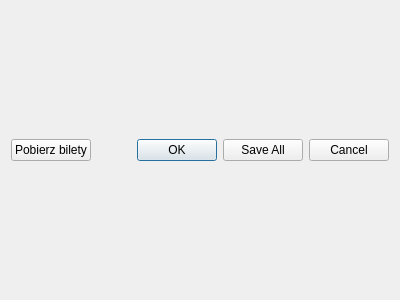
<?xml version="1.0" encoding="UTF-8"?>
<ui version="4.0">
 <class>ReservationDialog</class>
 <widget class="QDialog" name="ReservationDialog">
  <property name="geometry">
   <rect>
    <x>0</x>
    <y>0</y>
    <width>400</width>
    <height>300</height>
   </rect>
  </property>
  <property name="windowTitle">
   <string>Dialog</string>
  </property>
  <layout class="QVBoxLayout" name="verticalLayout">
   <item>
    <layout class="QGridLayout" name="grid">
     <property name="spacing">
      <number>2</number>
     </property>
    </layout>
   </item>
   <item>
    <layout class="QHBoxLayout" name="horizontalLayout">
     <property name="sizeConstraint">
      <enum>QLayout::SetDefaultConstraint</enum>
     </property>
     <item>
      <widget class="QPushButton" name="downloadDocumentButton">
       <property name="text">
        <string>Pobierz bilety</string>
       </property>
      </widget>
     </item>
     <item>
      <widget class="QDialogButtonBox" name="buttonBox">
       <property name="orientation">
        <enum>Qt::Horizontal</enum>
       </property>
       <property name="standardButtons">
        <set>QDialogButtonBox::Cancel|QDialogButtonBox::Ok|QDialogButtonBox::SaveAll</set>
       </property>
      </widget>
     </item>
    </layout>
   </item>
  </layout>
 </widget>
 <resources/>
 <connections>
  <connection>
   <sender>buttonBox</sender>
   <signal>accepted()</signal>
   <receiver>ReservationDialog</receiver>
   <slot>accept()</slot>
   <hints>
    <hint type="sourcelabel">
     <x>248</x>
     <y>254</y>
    </hint>
    <hint type="destinationlabel">
     <x>157</x>
     <y>274</y>
    </hint>
   </hints>
  </connection>
  <connection>
   <sender>buttonBox</sender>
   <signal>rejected()</signal>
   <receiver>ReservationDialog</receiver>
   <slot>reject()</slot>
   <hints>
    <hint type="sourcelabel">
     <x>316</x>
     <y>260</y>
    </hint>
    <hint type="destinationlabel">
     <x>286</x>
     <y>274</y>
    </hint>
   </hints>
  </connection>
 </connections>
</ui>
